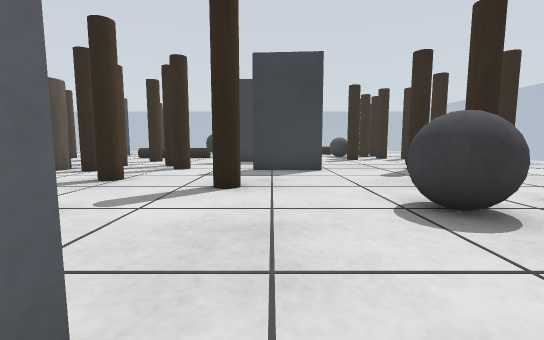
View 1 (above)

24 first-person views from a walk through a world built for the Gazebo simulator. The camera is 0.5 m above the floor, tilts 6° down and sees 90° across. The floor is counted in squares, 0.5 m on a side. Each view is taken from the middle of a square. On the plan, view 1 faces up. The plan holds only what a view shows up to about 11 squares ahead; the rest is blank. The place goes on beyond the plan.

View 2
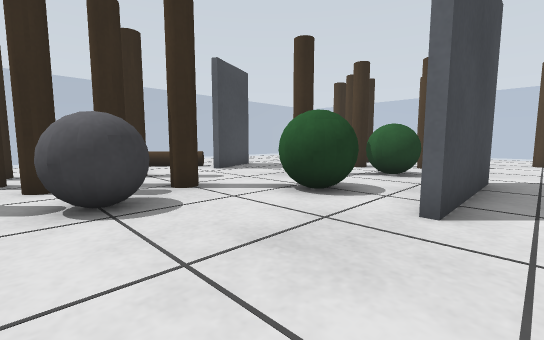

View 3
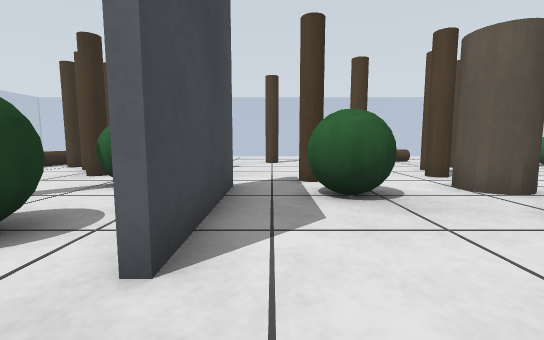

View 4
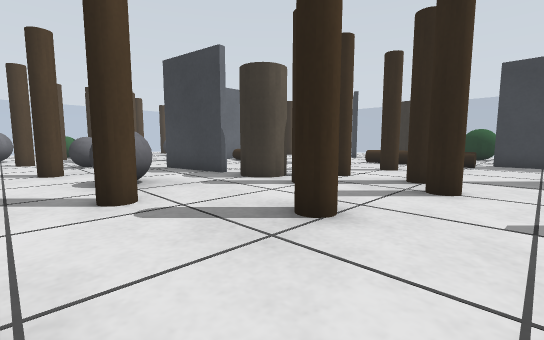

View 5
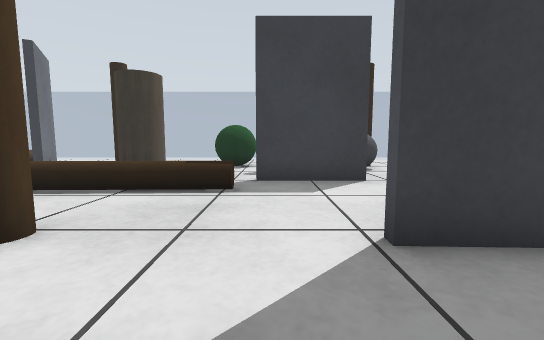

View 6
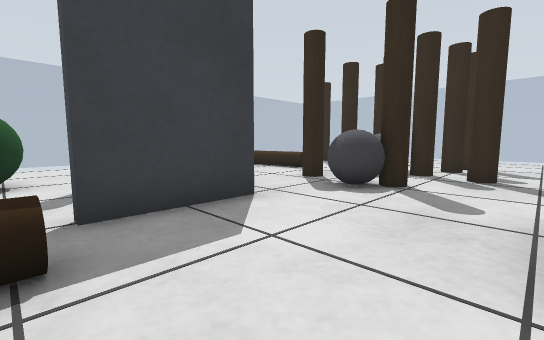

View 7
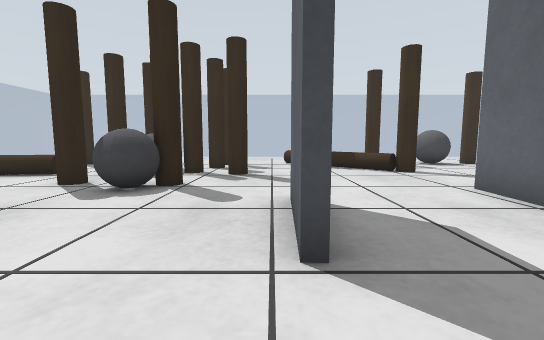

View 8
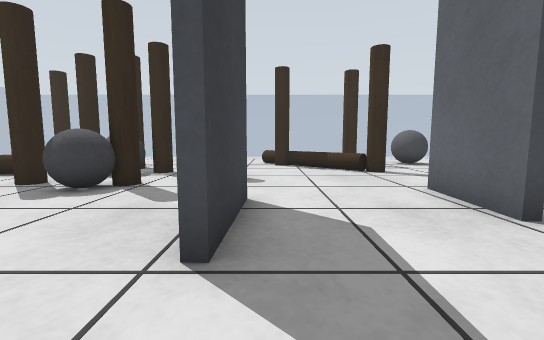

View 9
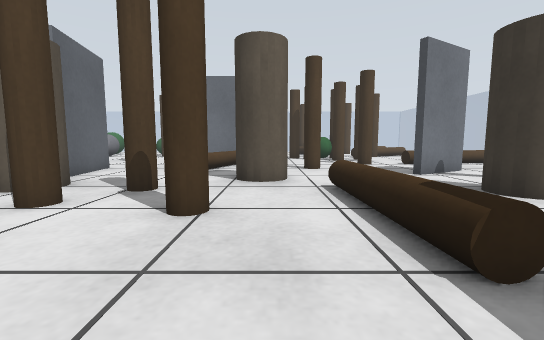

View 10
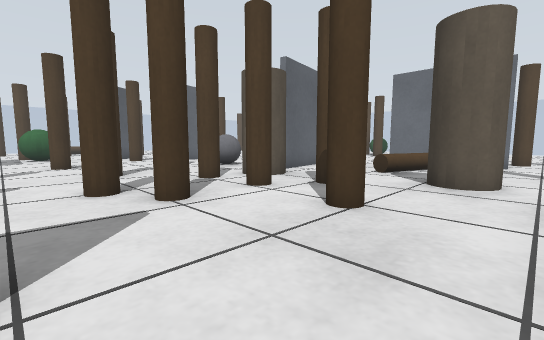

View 11
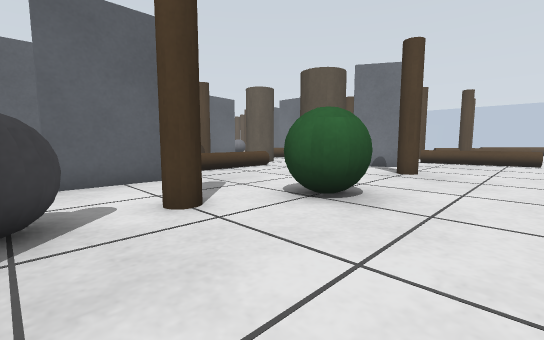

View 12
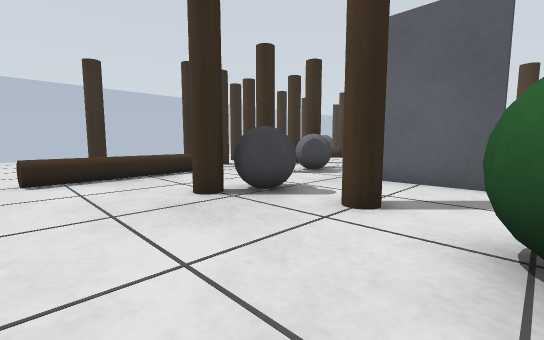

View 13
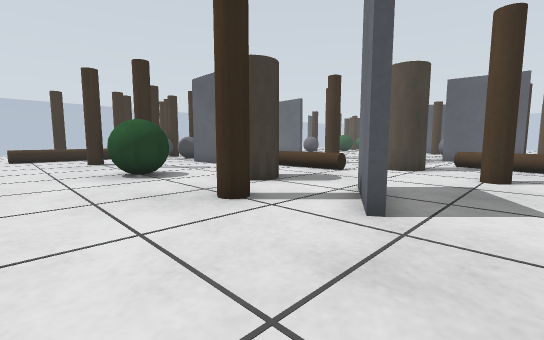

View 14
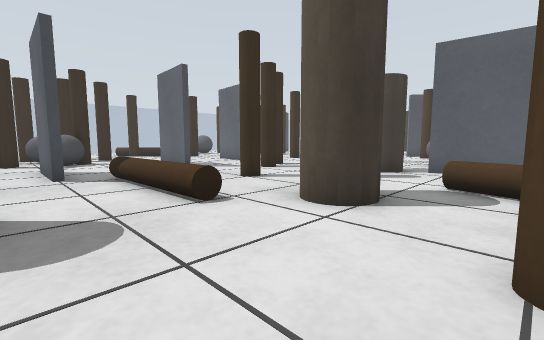

View 15
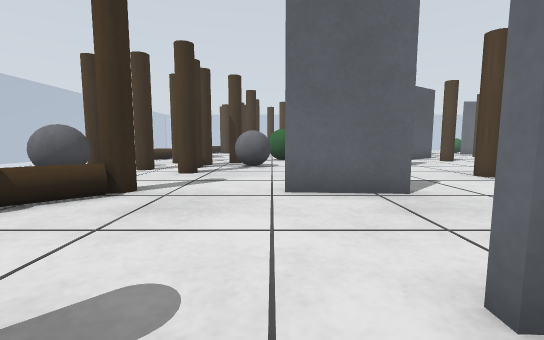

View 16
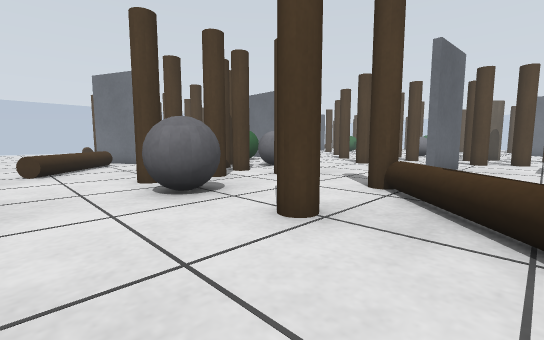

View 17
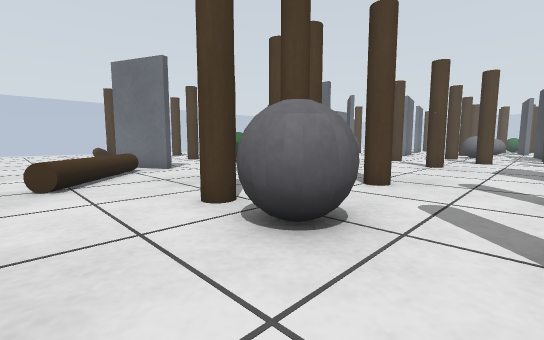

View 18
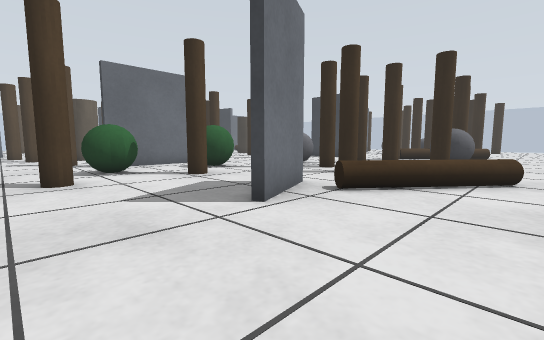

View 19
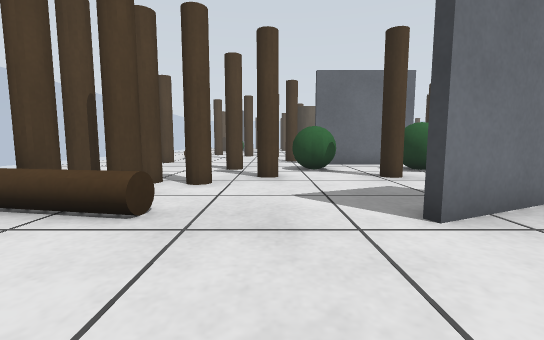

View 20
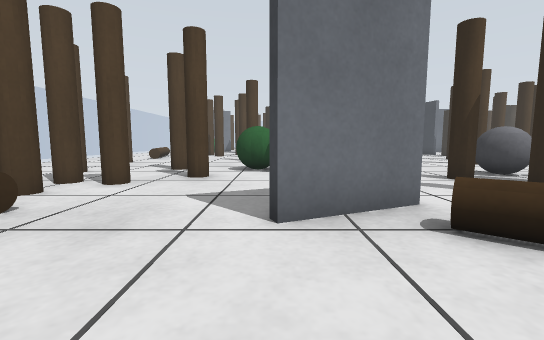

View 21
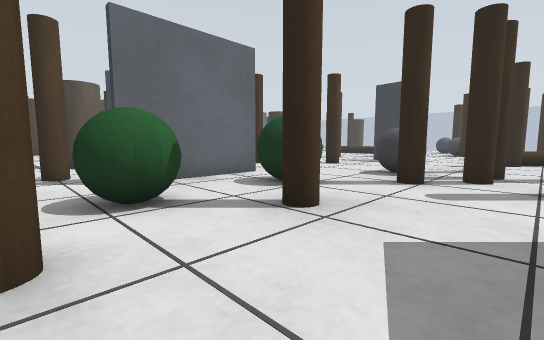

View 22
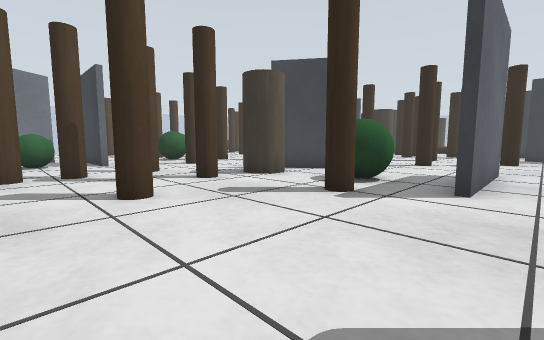

View 23
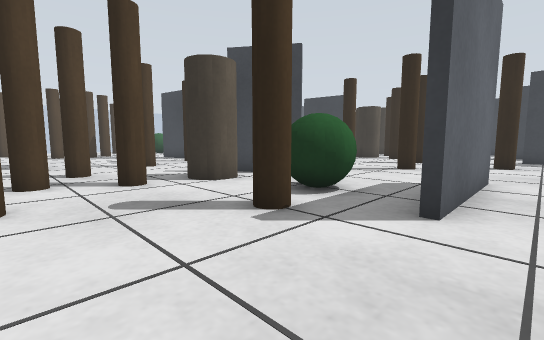

View 24
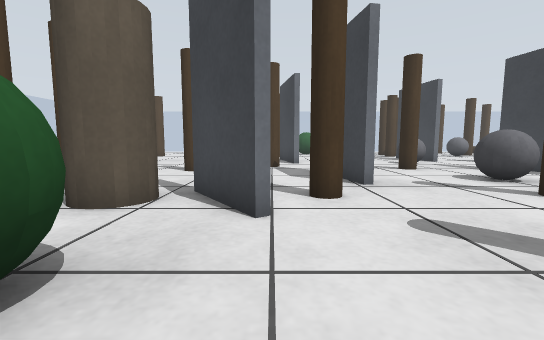

### Floor plan
Key: @ floor where view 1 was taken; # wall or solid block; . floor; T tree; P pillar; B grey ball; G green ball; C brown cylinder; A gate; O other object.
Columns run from 14 left of view 1 to 11 right of it. Each row starts with its distance up from view 1.
 25 C.................C....
 24 C.................C
 23  ........GG.......C   T
 22  ....T...GG...BT..C   T
 21  ..#...P.GG.T.BB..C
 20  ..##.PP......B.....T
 19  ......P........TT..TT
 18  ..........###..B.OOT
 17  .T...CCCCC....BB.OO.
 16 ..T...CCCCC.....TT.TT T
 15 ....PP............T .....
 14  ...PP..T....##..........
 13  CCC.........##......T
 12    C..TT..T..........CC...
 11    ....TT.T.........CC....
 10    ..PPPT.TT..##...CC.T...
  9  .AAAAPPT......#...T..T...
  8  .....................B...
  7 B....B....T...........BB..
  6 B... BBT.....T....TT..BB..
  5 ..T..B.T.........B.TTTTT..
  4 ..........T.....BB.T......
  3    .......TT.....B.T......
  2    AAAA..........TT.TT..CC
  1  ......T.....#.GG......CC.
  0  T......#....#@GG.....CC..
 -1        ##.GG.#.GGT...#C...
 -2     ...PP.GG.#...T...#....
 -3    T...PP.GG.#.GG....#....
 -4  ..........T...GG.........
 -5  ... T.T.........T........
 -6  #...TT........T..........
 -7 .....TTT.T.....T..TT.CC..
 -8 GG...T...T........TTTC..
 -9 GG  .T    ......T..TTC

Positions as (right, up) in squares from view 1, and headings:
1: (0, 0), facing up
2: (-2, 5), facing down-right
3: (-2, 3), facing down
4: (-2, 4), facing up-left
5: (-3, 11), facing up
6: (-4, 14), facing up-right
7: (-4, 14), facing right
8: (-4, 13), facing right
9: (-2, 15), facing left
10: (-2, 16), facing down-left
11: (0, 25), facing down-left
12: (-4, 25), facing down-right
13: (-13, 25), facing down-right
14: (-12, 19), facing down-right
15: (2, 15), facing down
16: (11, 12), facing down-left
17: (11, 9), facing down-left
18: (11, -6), facing up-left
19: (11, -5), facing left
20: (11, -3), facing left
21: (6, -5), facing up-left
22: (0, -9), facing up-left
23: (0, -7), facing up-left
24: (-2, 0), facing left
